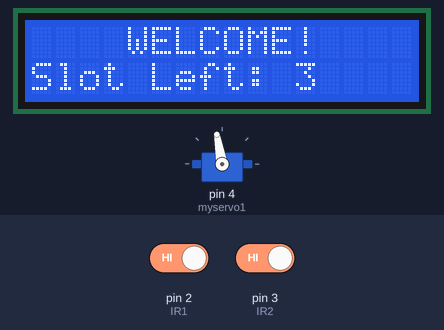
Bench run of a sketch on a simulated Arduino Uno, built with avr-gcc and run on an emulated ATmega328P. Parts: 16×2 character LCD, servo. Inputs (shaded band) come from the test bench; at power-on: pin 2 (IR1) HIGH, pin 3 (IR2) HIGH.

Above: at 3.2 s.
3.3 s: pin 2 (IR1) driven LOW
At 4.1 s:
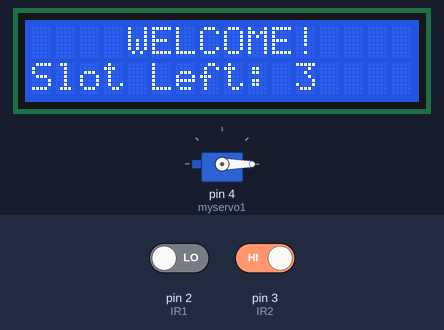
6.3 s: pin 2 (IR1) driven HIGH
At 8.7 s:
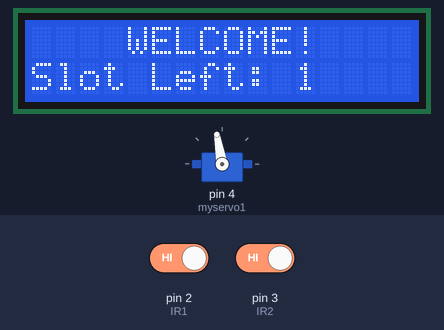
9.3 s: pin 2 (IR1) driven LOW
At 12.1 s:
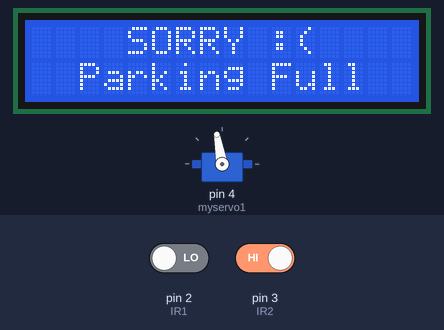
12.3 s: pin 3 (IR2) driven LOW
At 15.0 s:
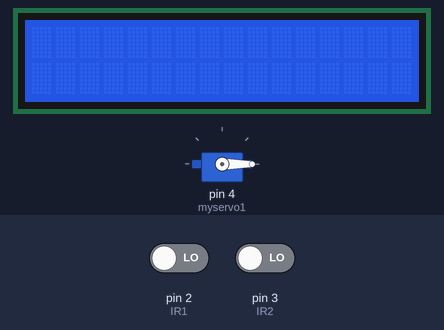
17.9 s: pin 3 (IR2) driven HIGH
At 19.6 s:
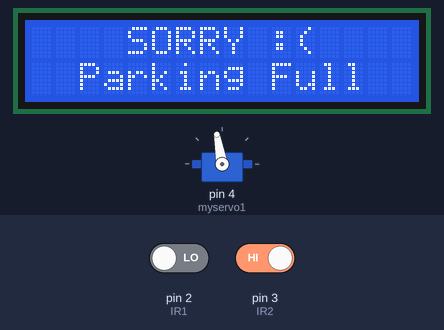
Timing chart, 0 to 21.1 s (numbered marks = the images above; inputs shaded):
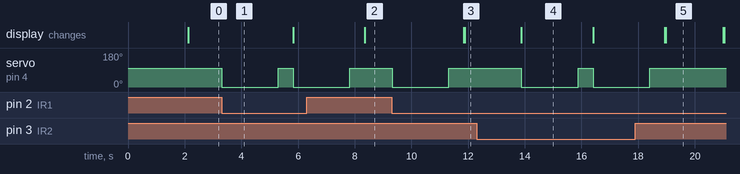

The sketch:

PARKING.ino
```cpp
// Viral Science www.viralsciencecreativity.com www.youtube.com/c/viralscience
// Arduino Car Parking System

#include <Wire.h>
#include <LiquidCrystal_I2C.h>
LiquidCrystal_I2C lcd(0x27, 16, 2); // Change the HEX address
#include <Servo.h>

Servo myservo1;

int IR1 = 2; // IR sensor for car entry
int IR2 = 3; // IR sensor for car exit
int Slot = 3; // Total parking slots (initial value is 3)

int flag1 = 0; // Entry flag
int flag2 = 0; // Exit flag

void setup() {
  lcd.init();
  lcd.backlight();

  pinMode(IR1, INPUT);
  pinMode(IR2, INPUT);

  myservo1.attach(4);
  myservo1.write(100); // Gate initially closed

  lcd.setCursor(0, 0);
  lcd.print("     ARDUINO    ");
  lcd.setCursor(0, 1);
  lcd.print(" PARKING SYSTEM ");
  delay(2000);
  lcd.clear();
}

void loop() {
  // Entry Logic
  if (digitalRead(IR1) == LOW && flag1 == 0) {
    if (Slot > 0) {
      flag1 = 1;          // Entry flag set
      myservo1.write(0);  // Open gate
      Slot--;             // Decrease slot count
      delay(2000);        // Delay for car to pass
      myservo1.write(100); // Close gate
      delay(500);
      flag1 = 0;          // Reset flag
    } else {
      // Display "Parking Full" message
      lcd.clear();
      lcd.setCursor(0, 0);
      lcd.print("    SORRY :(    ");
      lcd.setCursor(0, 1);
      lcd.print("  Parking Full  ");
      delay(2000);
      lcd.clear();
    }
  }

  // Exit Logic
  if (digitalRead(IR2) == LOW && flag2 == 0) {
    if (Slot < 3) {       // Prevent Slot from exceeding total
      flag2 = 1;          // Exit flag set
      myservo1.write(0);  // Open gate
      Slot++;             // Increase slot count
      delay(2000);        // Delay for car to pass
      myservo1.write(100); // Close gate
      delay(500);
      flag2 = 0;          // Reset flag
    }
  }

  // Display Remaining Slots
  lcd.setCursor(0, 0);
  lcd.print("    WELCOME!    ");
  lcd.setCursor(0, 1);
  lcd.print("Slot Left: ");
  lcd.print(Slot);
}
```

Measured:
- after the input at 3.3 s, servo on pin 4 (myservo1): 100° → 0° at once, → 100° 2.0 s later, → 0° 0.53 s later
- after the input at 6.3 s, servo on pin 4 (myservo1): goes on until 7.8 s, then stays 100°
- after the input at 9.3 s, servo on pin 4 (myservo1): 100° → 0° at once, → 100° 2.0 s later; the display: first changes after 2.5 s (image 3 shows a later state)
- after the input at 12.3 s, servo on pin 4 (myservo1): 100° → 0° after 1.6 s, → 100° 2.0 s later, → 0° 0.53 s later; the display: changes after 1.6 s (image 4)
- after the input at 17.9 s, servo on pin 4 (myservo1): goes on until 18.4 s, then stays 100°; the display: first changes after 1.0 s (image 5 shows a later state)
- what the display in image 4 shows lasts 2.5 s, from 13.9 s to 16.4 s
